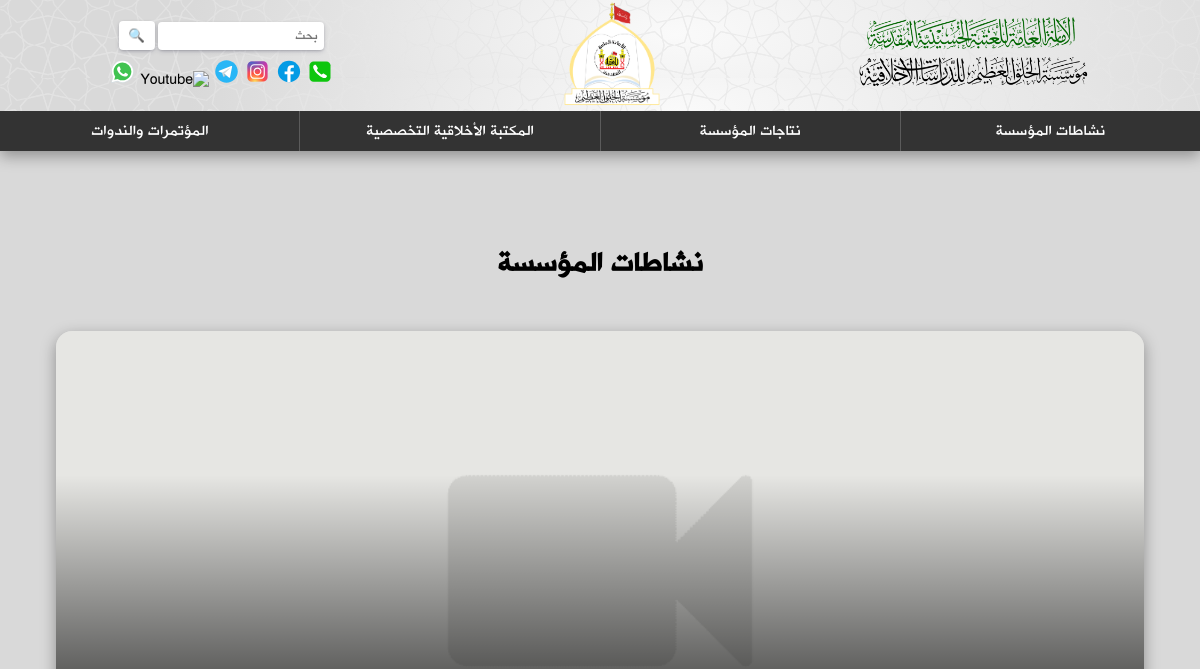
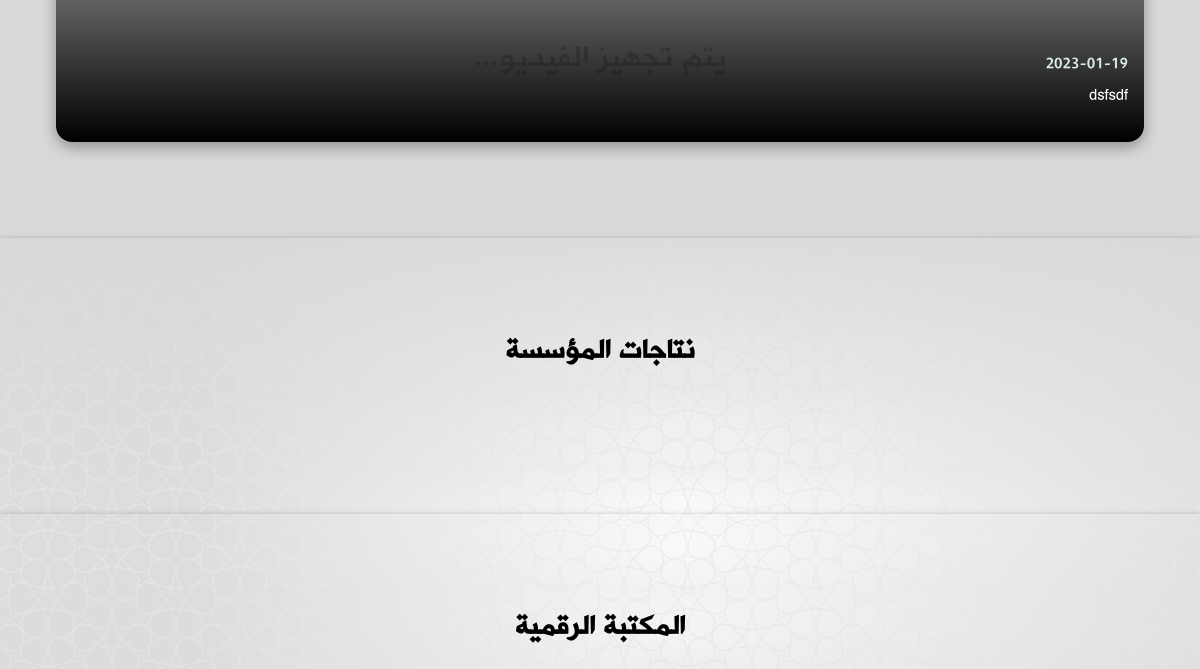
The app's page / (upper part), older data (2 pictures, top to bottom).
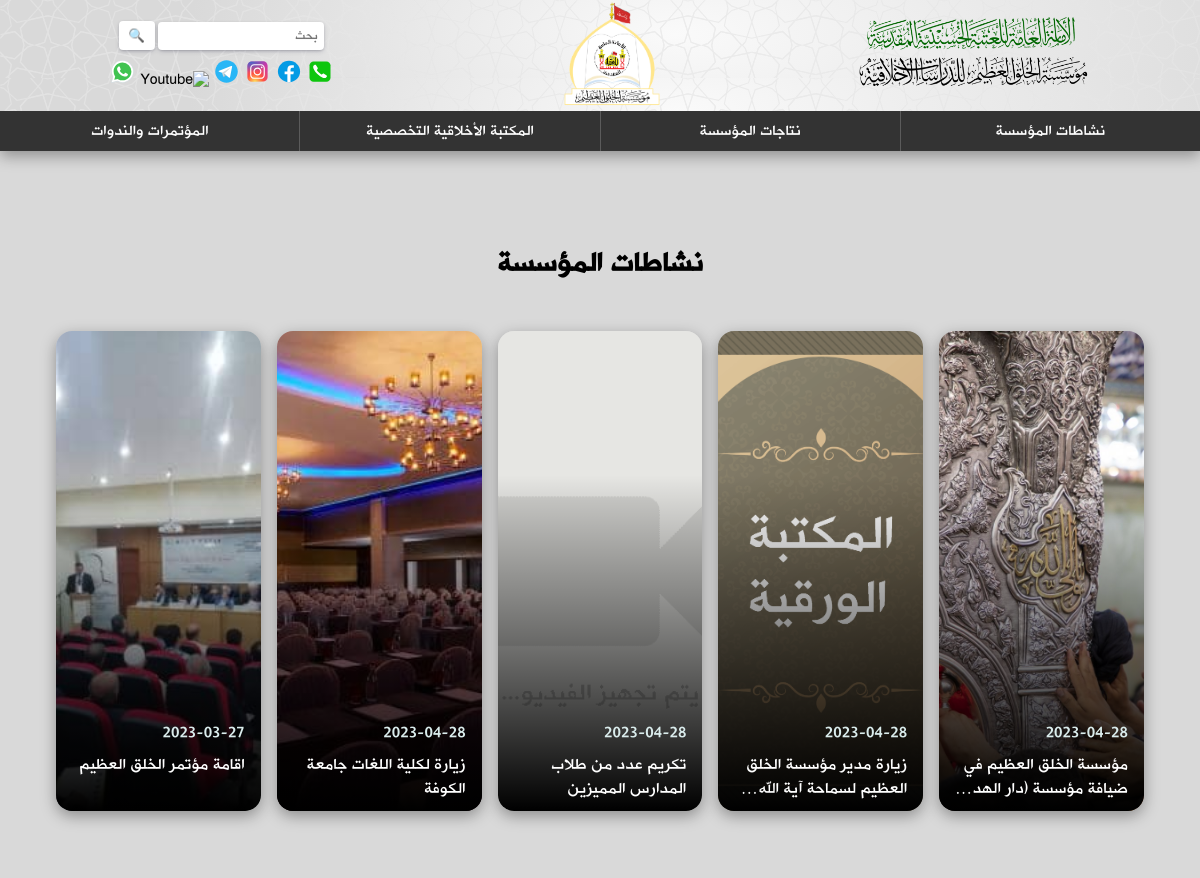
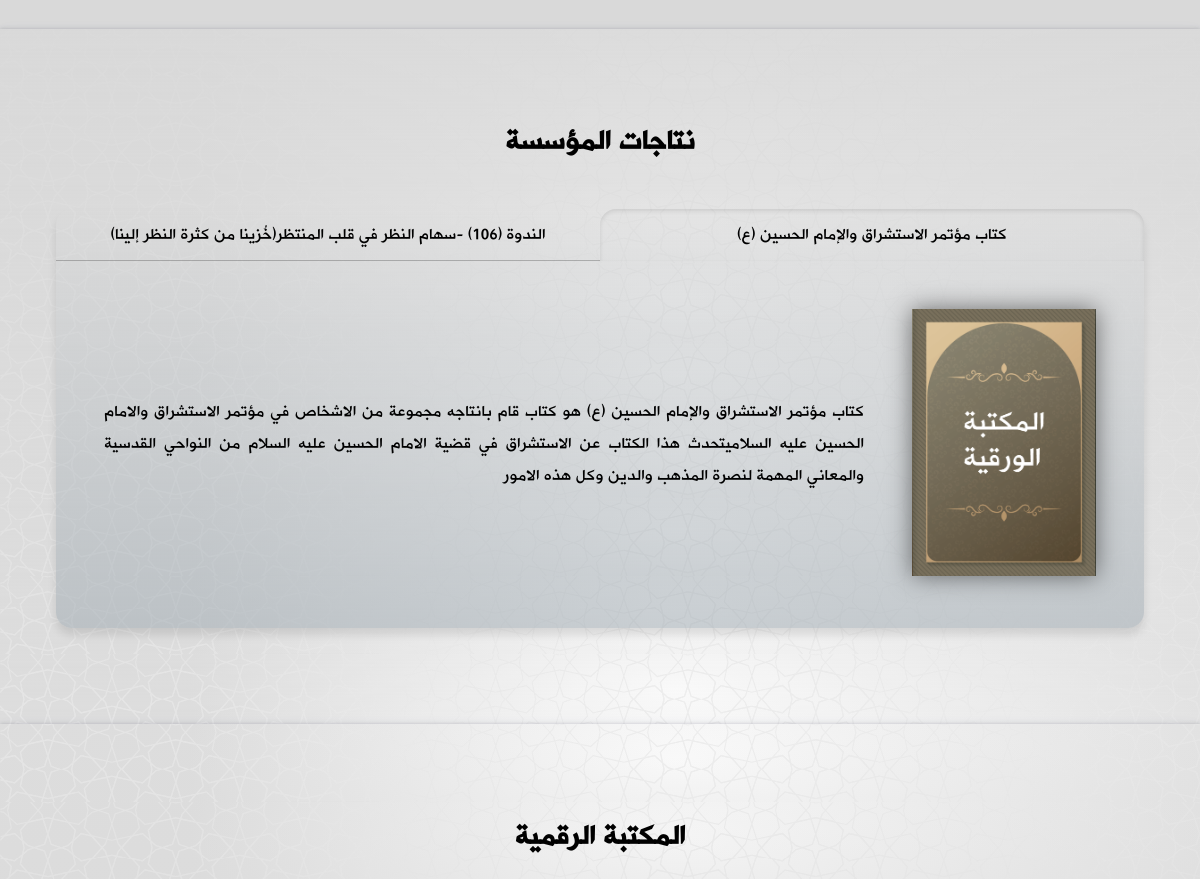
The same page, newer data (2 pictures, top to bottom).
### backend/models.py (models this page shows, shortened)
class Activity(models.Model):
    title = models.CharField(max_length=1000, blank=False)
    created_at = models.DateTimeField(auto_now_add=True)
    main_img = models.ForeignKey(Image, on_delete=models.PROTECT, blank=False)
    body = models.TextField(max_length=5000, blank=False)
    img_array = models.ManyToManyField(Image, blank=True, related_name="images")
    vid_array = models.ManyToManyField(Video, blank=True, related_name="videos")
    audio = models.ForeignKey(Audio, on_delete=models.PROTECT, blank=True, null=True)
    active = models.BooleanField(default=False)
    class Meta:
        ordering = ['-created_at']

class Image(models.Model):
    image = models.ImageField(upload_to="images", blank=False)

class Production(models.Model):
    title = models.CharField(max_length=1000, blank=False)
    created_at = models.DateTimeField(auto_now_add=True)
    main_img = models.ForeignKey(Image, on_delete=models.PROTECT, blank=False)
    body = models.TextField(max_length=5000, blank=False)
    pdf_file = models.ForeignKey(File, on_delete=models.PROTECT, blank=True, null=True, related_name="pdf")
    doc_file = models.ForeignKey(File, on_delete=models.PROTECT, blank=True, null=True, related_name="doc")
    active = models.BooleanField(default=False)
    class Meta:
        ordering = ['-created_at']

### backend/views.py (the view)
# urls.py: path("", views.home, name="home"),
def home(request):
    activities = Activity.objects.all().exclude(active=False)[:5]
    productions =  Production.objects.all().exclude(active=False)
    context = {"activities":activities,"productions":productions}
    return render(request, "backend/home.html", context)

### backend/context_processors.py (called while the page is built)
def pages(request):
    pages = Page.objects.order_by("order")
    return {'pages': pages}

### backend/templates/backend/home.html (shortened to what this page needs)
{% extends "backend/layout.html" %}
{% load static %}
{% block extraHead %}
<link rel="stylesheet" href="{% static 'css/home.css' %}">
{% endblock %}
{% block body %}
<section class="activities">
    <h1 class="title">
      <a class="titleLink" href="{% url 'backend:activities' %}"> نشاطات المؤسسة </a>
    </h1>
    <div class="container">
        {% for activity in activities %}
        <div class="activity">
            <img src="{{ activity.main_img.image.url }}">
            <div class="overlay">
              <p class="actDate">{{ activity.created_at|date:"Y-m-d" }}</p>
              <a href="{% url 'backend:activity' activity.id %}">{{ activity.title }}</a>
            </div>
            <div class="background"></div>
        </div>
        {% endfor %}
    </div>
</section>
<section class="productions">
  <p class="title"><a class="titleLink" href="./productions"> نتاجات المؤسسة </a></p>
  <div class="main">
      <div class="titleContainer">
          {% for production in productions %}
          <label onclick="showTab(this.dataset.tab)" for="title{{production.id}}" data-tab="tab{{production.id}}">{{production.title}}</label>
          {% endfor %}
      </div>
      <div class="sections">
        {% for production in productions %}
        <section id="tab{{ production.id }}">
          <div class="img">
            <a href="{% url 'backend:production' production.id %}"><img src="{{ production.main_img.image.url }}" alt="{{ production.title }}"></a>
          </div>
          <p>
            {{ production.body|striptags }}
          </p>
        </section>
        {% endfor %}
      </div>
  </div>
</section>
<section class="library" id="library">
  <p class="title"><a class="titleLink" href="./eLibrary"> المكتبة الرقمية </a></p>
</section>
{% endblock %}

Row changes from the older to the newer data that the page shows:
removed Activity: main_img.image (placeholder picture), created_at "2023-01-19", title "dsfsdf"
added Activity: main_img.image (picture), created_at "2023-04-28", title "مؤسسة الخلق العظيم في ضيافة مؤسسة (دار…"
added Activity: main_img.image (picture), created_at "2023-04-28", title "زيارة مدير مؤسسة الخلق العظيم لسماحة آية…"
added Activity: main_img.image (placeholder picture), created_at "2023-04-28", title "تكريم عدد من طلاب المدارس المميزين"
added Activity: main_img.image (picture), created_at "2023-04-28", title "زيارة لكلية اللغات جامعة الكوفة"
added Activity: main_img.image (picture), created_at "2023-03-27", title "اقامة مؤتمر الخلق العظيم"
added Production: title "كتاب مؤتمر الاستشراق والإمام الحسين (ع)", main_img.image (picture), body "كتاب مؤتمر الاستشراق والإمام الحسين (ع) هو كتاب قام بانتاجه مجموعة من الاشخاص في مؤتمر الاستشراق والامام الحسين عليه السلاميتحدث هذا الكتاب عن الاستشراق في قضية الامام الحسين عليه السلام من النواحي القدسية والمعاني المهمة لنصرة المذهب والدين وكل هذه الامور"
added Production: title "الندوة (106) -سهام النظر في قلب المنتظر(خُزينا من كثرة النظر إلينا)"
